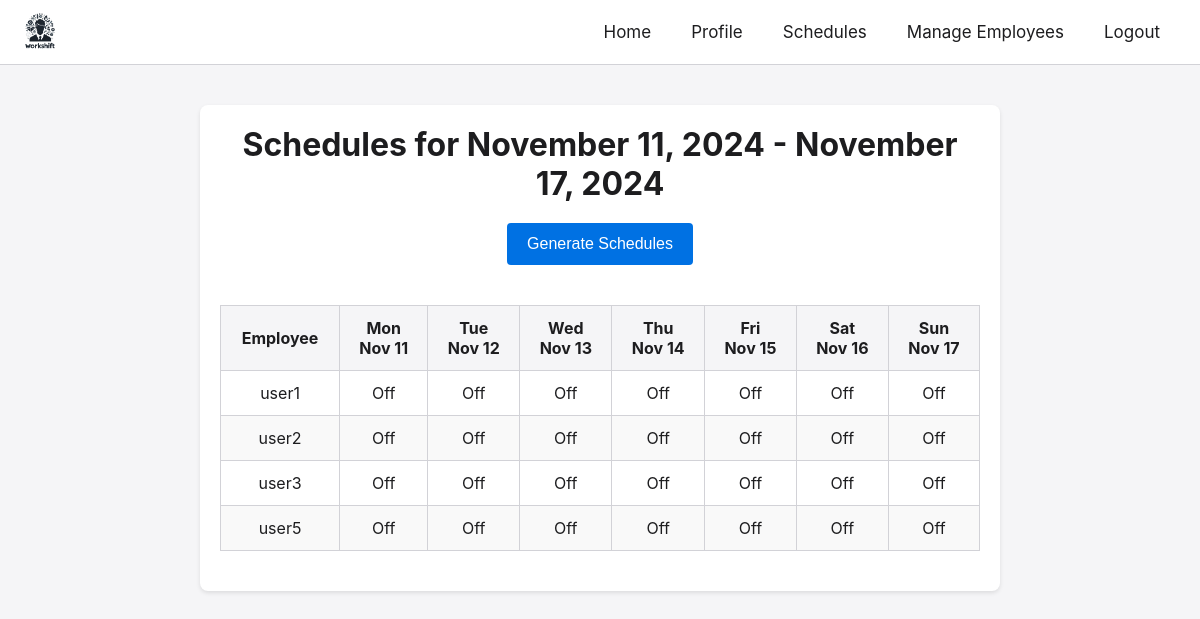
Page /view_schedules (signed in) on the committed database.
### workscheduler/classes/user.py (models this page shows, shortened)
class User(db.Model):
    __tablename__ = 'users'
    username = db.Column(db.String(80), primary_key=True)
    password_hash = db.Column(db.String(128), nullable=False)
    first_name = db.Column(db.String(80))
    last_name = db.Column(db.String(80))
    email = db.Column(db.String(120))
    phone = db.Column(db.String(20))
    address = db.Column(db.String(200))
    sick_hours = db.Column(db.Float, default=0)
    pto_hours = db.Column(db.Float, default=0)
    hourly_rate = db.Column(db.Float)
    job_assignment = db.Column(db.String(80))
    hire_date = db.Column(db.String(20))
    role = db.Column(db.String(20), default='employee')
    schedules = db.relationship('Schedule', backref='user', lazy=True)

### workscheduler/app.py (the view, shortened to what this page needs)
@app.route('/view_schedules', methods=['GET', 'POST'])
@login_required
def view_schedules():
    username = session['username']
    user = User.query.filter_by(username=username).first()
    role = user.role
    week_dates = get_week_dates()
    current_week = f"{week_dates[0].strftime('%B %d, %Y')} - {week_dates[-1].strftime('%B %d, %Y')}"
    if role == 'admin':
        if request.method == 'POST':
            employees = User.query.filter(User.role != 'admin').all()
            if not employees:
                flash('Cannot generate schedules because there are no employees.', 'error')
                return redirect(url_for('view_schedules'))
            success = generate_shifts()
            if success:
                flash('Schedules generated successfully.', 'success')
                return redirect(url_for('view_schedules'))
            else:
                flash('No feasible schedule found.', 'error')
                return redirect(url_for('view_schedules'))
        else:
            employees = User.query.filter(User.role != 'admin').all()
            schedules = {}
            for employee in employees:
                employee_schedule = Schedule.query.filter_by(username=employee.username).filter(
                    Schedule.date.in_([d.strftime('%Y-%m-%d') for d in week_dates])).all()
                date_to_shift = {s.date: s for s in employee_schedule}
                schedules[employee.username] = date_to_shift
            return render_template('admin_view_schedules.html', schedules=schedules, week_dates=week_dates,
                                   users=employees, role=role, current_week=current_week)

### workscheduler/core/utils.py (called while the page is built)
def get_week_dates():
    today = datetime.date.today()
    days_until_monday = (7 - today.weekday()) % 7
    start_day = today + datetime.timedelta(days=days_until_monday)
    week_dates = [start_day + datetime.timedelta(days=i) for i in range(7)]
    return week_dates

### workscheduler/templates/admin_view_schedules.html (shortened to what this page needs)
<!DOCTYPE html>
<html lang="en">
<head>
    <link rel="stylesheet" href="{{ url_for('static', filename='styles.css') }}">
</head>
<body>
    {% include 'navbar.html' %}
    <div class="content-container">
        <h1>Schedules for {{ current_week }}</h1>
    <form method="POST" class="generate-schedule-form">
        <button type="submit" class="btn">Generate Schedules</button>
    </form>
        <div class="schedule-table">
            <table>
                <thead>
                    <tr>
                        <th>Employee</th>
                        {% for date in week_dates %}
                        <th>{{ date.strftime('%a<br>%b %d')|safe }}</th>
                        {% endfor %}
                    </tr>
                </thead>
                <tbody>
                    {% for username, schedule in schedules.items() %}
                    <tr>
                        <td>{{ username }}</td>
                        {% for date in week_dates %}
                        {% set date_str = date.strftime('%Y-%m-%d') %}
                        <td>
                            {% if date_str in schedule %}
                                {% set shift = schedule[date_str] %}
                                {{ shift.start_time|datetimeformat }} - {{ shift.end_time|datetimeformat }}
                            {% else %}
                                Off
                            {% endif %}
                        </td>
                        {% endfor %}
                    </tr>
                    {% endfor %}
                </tbody>
            </table>
        </div>
    </div>
</body>
</html>

### workscheduler/static/styles.css (style rules this page uses)
*, *::before, *::after { box-sizing: border-box; }
body { margin: 0; font-family: -apple-system, BlinkMacSystemFont, 'Segoe UI', Roboto, Oxygen, Ubuntu, Cantarell, 'Open Sans', 'Helvetica Neue', sans-serif; color: #1d1d1f; background-color: #f5f5f7; }
.content-container { max-width: 800px; margin: 40px auto; padding: 20px; background-color: #ffffff; border-radius: 8px; box-shadow: 0 2px 4px rgba(0, 0, 0, 0.1); }
.content-container h1 { text-align: center; margin-top: 0; margin-bottom: 20px; }
.btn { display: inline-block; padding: 10px 20px; background-color: #0071e3; color: #ffffff; border: none; border-radius: 4px; text-decoration: none; font-size: 16px; cursor: pointer; }
table { width: 100%; border-collapse: collapse; margin: 20px 0; }
table thead { background-color: #f5f5f7; }
table th, table td { padding: 12px 15px; border: 1px solid #d2d2d7; text-align: left; }
table th { font-weight: bold; }
table tbody tr:nth-child(even) { background-color: #f9f9f9; }
.schedule-table { overflow-x: auto; }
.schedule-table table { min-width: 600px; }
.schedule-table th, .schedule-table td { text-align: center; }
.generate-schedule-form { margin: 20px 0; text-align: center; }
.btn { display: inline-block; padding: 12px 20px; background-color: #0071e3; color: #ffffff; border: none; border-radius: 4px; text-decoration: none; font-size: 16px; cursor: pointer; text-align: center; }

### rows in the picture
User: username "user1"
User: username "user2"
User: username "user3"
User: username "user5"

### other values in the picture
{{ current_week }} "November 11, 2024 - November 17, 2024"
{{ date.strftime('%a<br>%b %d')|safe }} "Mon Nov 11" "Tue Nov 12" "Wed Nov 13" "Thu Nov 14" "Fri Nov 15" "Sat Nov 16" "Sun Nov 17"
